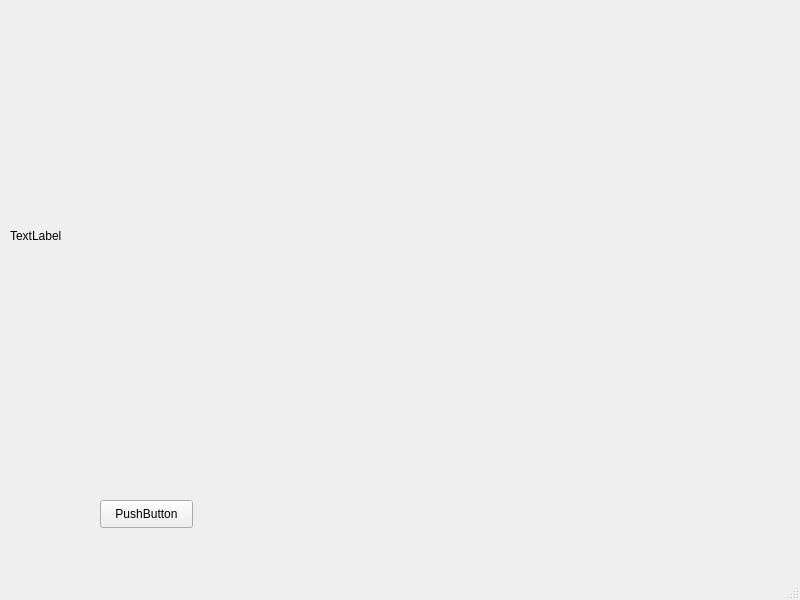
<?xml version="1.0" encoding="UTF-8"?>
<ui version="4.0">
 <class>MainWindow</class>
 <widget class="QMainWindow" name="MainWindow">
  <property name="geometry">
   <rect>
    <x>0</x>
    <y>0</y>
    <width>800</width>
    <height>600</height>
   </rect>
  </property>
  <property name="windowTitle">
   <string>MainWindow</string>
  </property>
  <widget class="QWidget" name="centralwidget">
   <widget class="QPushButton" name="pushButton">
    <property name="geometry">
     <rect>
      <x>100</x>
      <y>500</y>
      <width>93</width>
      <height>28</height>
     </rect>
    </property>
    <property name="text">
     <string>PushButton</string>
    </property>
   </widget>
   <widget class="QLabel" name="label">
    <property name="geometry">
     <rect>
      <x>10</x>
      <y>10</y>
      <width>771</width>
      <height>451</height>
     </rect>
    </property>
    <property name="text">
     <string>TextLabel</string>
    </property>
   </widget>
  </widget>
  <widget class="QMenuBar" name="menubar">
   <property name="geometry">
    <rect>
     <x>0</x>
     <y>0</y>
     <width>800</width>
     <height>26</height>
    </rect>
   </property>
  </widget>
  <widget class="QStatusBar" name="statusbar"/>
 </widget>
 <resources/>
 <connections/>
</ui>
